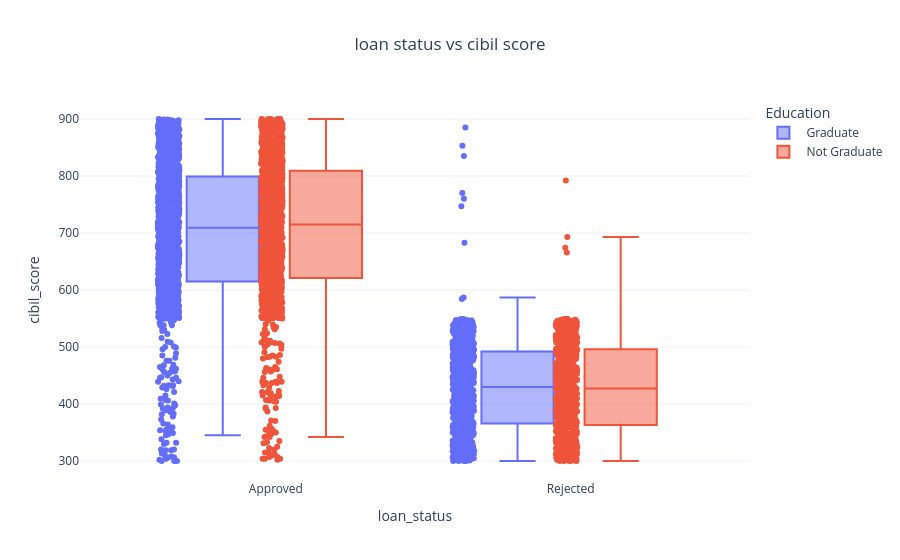

The notebook cell this image was saved under:
### Code cell
fig = px.box(df, x="loan_status", y="cibil_score",color="education", points="all", title="loan status vs cibil score")
fig.update_layout( title_x=0.5,template="plotly_white",legend_title="Education")
fig.show()

### Figure 1 — Plotly figure (JSON) as saved in the notebook; plotly's stock layout.template omitted (floating-point values rounded to 4 significant figures; data arrays with more than 128 entries replaced by an {"elided": "..."} marker saying what was removed)
{"data": [{"alignmentgroup": "True", "boxpoints": "all", "hovertemplate": "education= Graduate<br>loan_status=%{x}<br>cibil_score=%{y}<extra></extra>", "legendgroup": " Graduate", "marker": {"color": "#636efa"}, "name": " Graduate", "notched": false, "offsetgroup": " Graduate", "orientation": "v", "showlegend": true, "type": "box", "x": {"elided": "2144 str values"}, "x0": " ", "xaxis": "x", "y": {"elided": "2144 int values"}, "y0": " ", "yaxis": "y"}, {"alignmentgroup": "True", "boxpoints": "all", "hovertemplate": "education= Not Graduate<br>loan_status=%{x}<br>cibil_score=%{y}<extra></extra>", "legendgroup": " Not Graduate", "marker": {"color": "#EF553B"}, "name": " Not Graduate", "notched": false, "offsetgroup": " Not Graduate", "orientation": "v", "showlegend": true, "type": "box", "x": {"elided": "2125 str values"}, "x0": " ", "xaxis": "x", "y": {"elided": "2125 int values"}, "y0": " ", "yaxis": "y"}], "layout": {"boxmode": "group", "legend": {"title": {"text": "Education"}, "tracegroupgap": 0}, "title": {"text": "loan status vs cibil score", "x": 0.5}, "xaxis": {"anchor": "y", "domain": [0, 1], "title": {"text": "loan_status"}}, "yaxis": {"anchor": "x", "domain": [0, 1], "title": {"text": "cibil_score"}}}}
